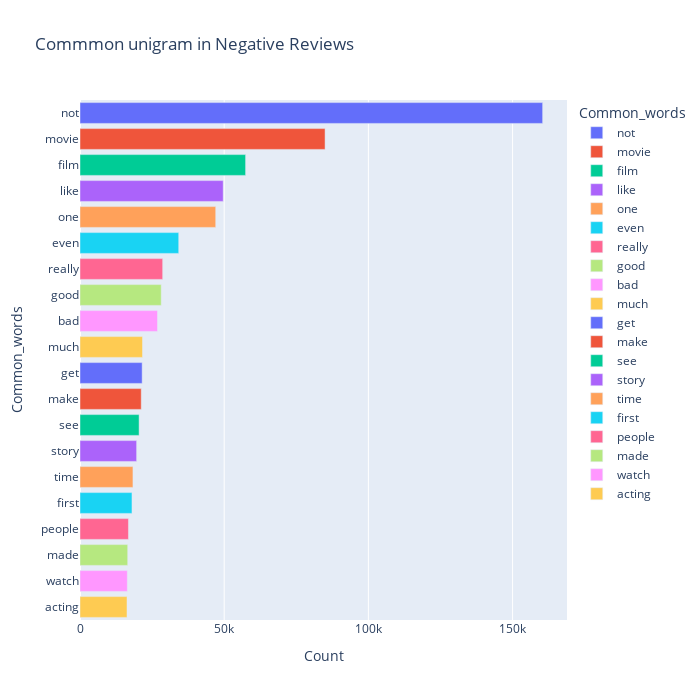

Source (notebook cell):
### Code cell
most_common_uni = get_top_text_ngrams(df.Reviews_clean[df['Ratings']<=4],20,1)
most_common_uni = dict(most_common_uni)
temp = pd.DataFrame(columns = ["Common_words" , 'Count'])
temp["Common_words"] = list(most_common_uni.keys())
temp["Count"] = list(most_common_uni.values())
fig = px.bar(temp, x="Count", y="Common_words", title='Commmon unigram in Negative Reviews', orientation='h', 
             width=700, height=700,color='Common_words')
fig.show()

### Figure 1 — Plotly figure (JSON) as saved in the notebook; plotly's stock layout.template omitted (floating-point values rounded to 4 significant figures)
{"data": [{"alignmentgroup": "True", "hovertemplate": "Common_words=%{y}<br>Count=%{x}<extra></extra>", "legendgroup": "not", "marker": {"color": "#636efa", "pattern": {"shape": ""}}, "name": "not", "offsetgroup": "not", "orientation": "h", "showlegend": true, "textposition": "auto", "type": "bar", "x": [160427], "xaxis": "x", "y": ["not"], "yaxis": "y"}, {"alignmentgroup": "True", "hovertemplate": "Common_words=%{y}<br>Count=%{x}<extra></extra>", "legendgroup": "movie", "marker": {"color": "#EF553B", "pattern": {"shape": ""}}, "name": "movie", "offsetgroup": "movie", "orientation": "h", "showlegend": true, "textposition": "auto", "type": "bar", "x": [84980], "xaxis": "x", "y": ["movie"], "yaxis": "y"}, {"alignmentgroup": "True", "hovertemplate": "Common_words=%{y}<br>Count=%{x}<extra></extra>", "legendgroup": "film", "marker": {"color": "#00cc96", "pattern": {"shape": ""}}, "name": "film", "offsetgroup": "film", "orientation": "h", "showlegend": true, "textposition": "auto", "type": "bar", "x": [57424], "xaxis": "x", "y": ["film"], "yaxis": "y"}, {"alignmentgroup": "True", "hovertemplate": "Common_words=%{y}<br>Count=%{x}<extra></extra>", "legendgroup": "like", "marker": {"color": "#ab63fa", "pattern": {"shape": ""}}, "name": "like", "offsetgroup": "like", "orientation": "h", "showlegend": true, "textposition": "auto", "type": "bar", "x": [49653], "xaxis": "x", "y": ["like"], "yaxis": "y"}, {"alignmentgroup": "True", "hovertemplate": "Common_words=%{y}<br>Count=%{x}<extra></extra>", "legendgroup": "one", "marker": {"color": "#FFA15A", "pattern": {"shape": ""}}, "name": "one", "offsetgroup": "one", "orientation": "h", "showlegend": true, "textposition": "auto", "type": "bar", "x": [47065], "xaxis": "x", "y": ["one"], "yaxis": "y"}, {"alignmentgroup": "True", "hovertemplate": "Common_words=%{y}<br>Count=%{x}<extra></extra>", "legendgroup": "even", "marker": {"color": "#19d3f3", "pattern": {"shape": ""}}, "name": "even", "offsetgroup": "even", "orientation": "h", "showlegend": true, "textposition": "auto", "type": "bar", "x": [34234], "xaxis": "x", "y": ["even"], "yaxis": "y"}, {"alignmentgroup": "True", "hovertemplate": "Common_words=%{y}<br>Count=%{x}<extra></extra>", "legendgroup": "really", "marker": {"color": "#FF6692", "pattern": {"shape": ""}}, "name": "really", "offsetgroup": "really", "orientation": "h", "showlegend": true, "textposition": "auto", "type": "bar", "x": [28670], "xaxis": "x", "y": ["really"], "yaxis": "y"}, {"alignmentgroup": "True", "hovertemplate": "Common_words=%{y}<br>Count=%{x}<extra></extra>", "legendgroup": "good", "marker": {"color": "#B6E880", "pattern": {"shape": ""}}, "name": "good", "offsetgroup": "good", "orientation": "h", "showlegend": true, "textposition": "auto", "type": "bar", "x": [28171], "xaxis": "x", "y": ["good"], "yaxis": "y"}, {"alignmentgroup": "True", "hovertemplate": "Common_words=%{y}<br>Count=%{x}<extra></extra>", "legendgroup": "bad", "marker": {"color": "#FF97FF", "pattern": {"shape": ""}}, "name": "bad", "offsetgroup": "bad", "orientation": "h", "showlegend": true, "textposition": "auto", "type": "bar", "x": [26879], "xaxis": "x", "y": ["bad"], "yaxis": "y"}, {"alignmentgroup": "True", "hovertemplate": "Common_words=%{y}<br>Count=%{x}<extra></extra>", "legendgroup": "much", "marker": {"color": "#FECB52", "pattern": {"shape": ""}}, "name": "much", "offsetgroup": "much", "orientation": "h", "showlegend": true, "textposition": "auto", "type": "bar", "x": [21680], "xaxis": "x", "y": ["much"], "yaxis": "y"}, {"alignmentgroup": "True", "hovertemplate": "Common_words=%{y}<br>Count=%{x}<extra></extra>", "legendgroup": "get", "marker": {"color": "#636efa", "pattern": {"shape": ""}}, "name": "get", "offsetgroup": "get", "orientation": "h", "showlegend": true, "textposition": "auto", "type": "bar", "x": [21555], "xaxis": "x", "y": ["get"], "yaxis": "y"}, {"alignmentgroup": "True", "hovertemplate": "Common_words=%{y}<br>Count=%{x}<extra></extra>", "legendgroup": "make", "marker": {"color": "#EF553B", "pattern": {"shape": ""}}, "name": "make", "offsetgroup": "make", "orientation": "h", "showlegend": true, "textposition": "auto", "type": "bar", "x": [21236], "xaxis": "x", "y": ["make"], "yaxis": "y"}, {"alignmentgroup": "True", "hovertemplate": "Common_words=%{y}<br>Count=%{x}<extra></extra>", "legendgroup": "see", "marker": {"color": "#00cc96", "pattern": {"shape": ""}}, "name": "see", "offsetgroup": "see", "orientation": "h", "showlegend": true, "textposition": "auto", "type": "bar", "x": [20493], "xaxis": "x", "y": ["see"], "yaxis": "y"}, {"alignmentgroup": "True", "hovertemplate": "Common_words=%{y}<br>Count=%{x}<extra></extra>", "legendgroup": "story", "marker": {"color": "#ab63fa", "pattern": {"shape": ""}}, "name": "story", "offsetgroup": "story", "orientation": "h", "showlegend": true, "textposition": "auto", "type": "bar", "x": [19637], "xaxis": "x", "y": ["story"], "yaxis": "y"}, {"alignmentgroup": "True", "hovertemplate": "Common_words=%{y}<br>Count=%{x}<extra></extra>", "legendgroup": "time", "marker": {"color": "#FFA15A", "pattern": {"shape": ""}}, "name": "time", "offsetgroup": "time", "orientation": "h", "showlegend": true, "textposition": "auto", "type": "bar", "x": [18360], "xaxis": "x", "y": ["time"], "yaxis": "y"}, {"alignmentgroup": "True", "hovertemplate": "Common_words=%{y}<br>Count=%{x}<extra></extra>", "legendgroup": "first", "marker": {"color": "#19d3f3", "pattern": {"shape": ""}}, "name": "first", "offsetgroup": "first", "orientation": "h", "showlegend": true, "textposition": "auto", "type": "bar", "x": [18023], "xaxis": "x", "y": ["first"], "yaxis": "y"}, {"alignmentgroup": "True", "hovertemplate": "Common_words=%{y}<br>Count=%{x}<extra></extra>", "legendgroup": "people", "marker": {"color": "#FF6692", "pattern": {"shape": ""}}, "name": "people", "offsetgroup": "people", "orientation": "h", "showlegend": true, "textposition": "auto", "type": "bar", "x": [16804], "xaxis": "x", "y": ["people"], "yaxis": "y"}, {"alignmentgroup": "True", "hovertemplate": "Common_words=%{y}<br>Count=%{x}<extra></extra>", "legendgroup": "made", "marker": {"color": "#B6E880", "pattern": {"shape": ""}}, "name": "made", "offsetgroup": "made", "orientation": "h", "showlegend": true, "textposition": "auto", "type": "bar", "x": [16547], "xaxis": "x", "y": ["made"], "yaxis": "y"}, {"alignmentgroup": "True", "hovertemplate": "Common_words=%{y}<br>Count=%{x}<extra></extra>", "legendgroup": "watch", "marker": {"color": "#FF97FF", "pattern": {"shape": ""}}, "name": "watch", "offsetgroup": "watch", "orientation": "h", "showlegend": true, "textposition": "auto", "type": "bar", "x": [16413], "xaxis": "x", "y": ["watch"], "yaxis": "y"}, {"alignmentgroup": "True", "hovertemplate": "Common_words=%{y}<br>Count=%{x}<extra></extra>", "legendgroup": "acting", "marker": {"color": "#FECB52", "pattern": {"shape": ""}}, "name": "acting", "offsetgroup": "acting", "orientation": "h", "showlegend": true, "textposition": "auto", "type": "bar", "x": [16298], "xaxis": "x", "y": ["acting"], "yaxis": "y"}], "layout": {"barmode": "relative", "height": 700, "legend": {"title": {"text": "Common_words"}, "tracegroupgap": 0}, "title": {"text": "Commmon unigram in Negative Reviews"}, "width": 700, "xaxis": {"anchor": "y", "domain": [0, 1], "title": {"text": "Count"}}, "yaxis": {"anchor": "x", "categoryarray": ["acting", "watch", "made", "people", "first", "time", "story", "see", "make", "get", "much", "bad", "good", "really", "even", "one", "like", "film", "movie", "not"], "categoryorder": "array", "domain": [0, 1], "title": {"text": "Common_words"}}}}
